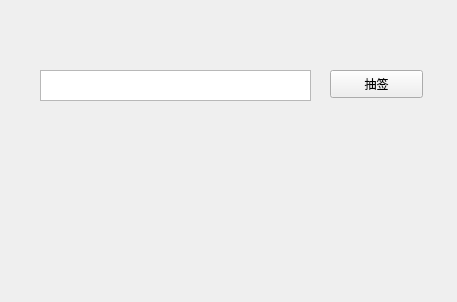
<?xml version="1.0" encoding="UTF-8"?>
<ui version="4.0">
 <class>toolBox</class>
 <widget class="QWidget" name="toolBox">
  <property name="geometry">
   <rect>
    <x>0</x>
    <y>0</y>
    <width>457</width>
    <height>302</height>
   </rect>
  </property>
  <property name="windowTitle">
   <string>Form</string>
  </property>
  <widget class="QTextBrowser" name="textBrowser">
   <property name="geometry">
    <rect>
     <x>40</x>
     <y>70</y>
     <width>271</width>
     <height>31</height>
    </rect>
   </property>
  </widget>
  <widget class="QPushButton" name="pushButton">
   <property name="geometry">
    <rect>
     <x>330</x>
     <y>70</y>
     <width>93</width>
     <height>28</height>
    </rect>
   </property>
   <property name="text">
    <string>抽签</string>
   </property>
  </widget>
 </widget>
 <resources/>
 <connections/>
</ui>
